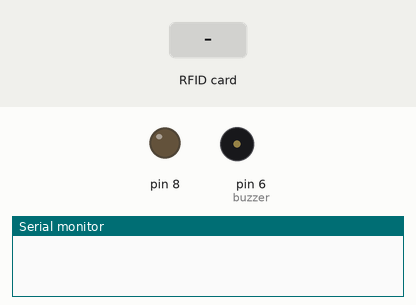
Simulated run of this sketch. Board: Arduino Uno, built with avr-gcc and run on an emulated ATmega328P. On the bench: output pins drawn as LEDs (lit = HIGH), buzzer (waves = sounding), the last lines printed to the serial monitor. Inputs (shaded band) come from the test bench. Pins used as bus, display or sensor lines are not drawn.

Above: at 1.2 s.
1.3 s: RFID card 5E 7A 19 C4 held to the reader
At 1.8 s:
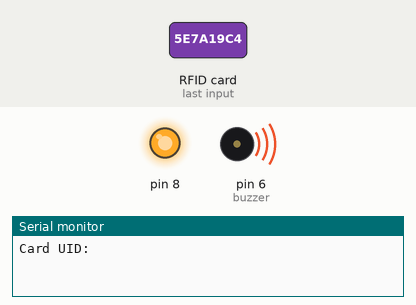
At 3.8 s:
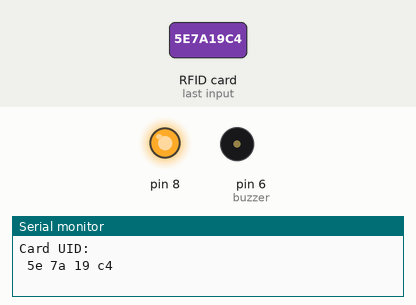
Timing chart, 0 to 6.0 s (numbered marks = the images above; inputs shaded):
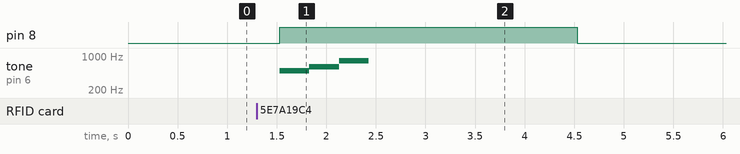

The sketch:

uno_libro_power.ino
```cpp
#include <SPI.h>
#include <MFRC522.h>
#include <Wire.h>

//DEFINES
#define buzzer  6
#define RST_PIN  9    //Pin para el reset del RC522 + (11/12/13)
#define SS_PIN  10   //Pin para el SS (SDA) del RC522
MFRC522 mfrc522(SS_PIN, RST_PIN); //Creamos el objeto para el RC522

void setup() {
  Serial.begin(9600);
  SPI.begin();        //Iniciamos el Bus SPI
  pinMode(8 , OUTPUT);
  pinMode(buzzer , OUTPUT);
  digitalWrite(8 , LOW);
}

void loop() {

        mfrc522.PCD_Init(); // Iniciamos  el MFRC522
      delay(100);
              // Revisamos si hay nuevas tarjetas  presentes
    if ( mfrc522.PICC_IsNewCardPresent())
          {

                   Serial.println("Card UID:");

        //Seleccionamos una tarjeta
              if ( mfrc522.PICC_ReadCardSerial())
              {
                    // Enviamos serialemente su UID
                      digitalWrite(8 , HIGH);
                   //   digitalWrite(6 , HIGH);
           tone(buzzer,500);
           delay(300);
           noTone(buzzer);
           tone(buzzer,600);
           delay(300);
           noTone(buzzer);
           tone(buzzer,800);
           delay(300);
           noTone(buzzer);


                    String rfid = "";
                    for (byte i = 0; i < mfrc522.uid.size; i++) {
                      rfid += mfrc522.uid.uidByte[i] < 0x10 ? " 0" : " ";
                      rfid += String(mfrc522.uid.uidByte[i], HEX);
                      }


                    Serial.println(rfid);


                    // Terminamos la lectura de la tarjeta  actual
                    mfrc522.PICC_HaltA();

                }delay(2000);
          }
          delay(100);
            digitalWrite(8 , LOW);
            //digitalWrite(6 , LOW);
//Serial.println("loop");
}
```

Measured:
- after the input at 1.3 s, pin 8: LOW → HIGH after 0.23 s, → LOW 3.0 s later; tone on pin 6 (buzzer): silent → 500 Hz after 0.23 s, → 600 Hz 0.30 s later, → 800 Hz 0.30 s later, → silent 0.30 s later
